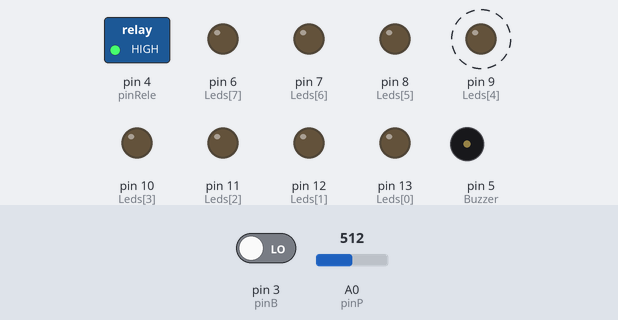
A sketch run on a simulated Arduino Uno, built with avr-gcc and run on an emulated ATmega328P. On the bench: switched loads named in the sketch (green lamp = pin HIGH), output pins drawn as LEDs (lit = HIGH), buzzer (waves = sounding, pin HIGH). Dashed ring = blinking. Inputs (shaded band) come from the test bench; at power-on: A0 (pinP) = 512, pin 3 (pinB) LOW.

Above: at 1.2 s.
1.3 s: A0 (pinP) set to 622
4.3 s: A0 (pinP) set to 647
At 4.75 s:
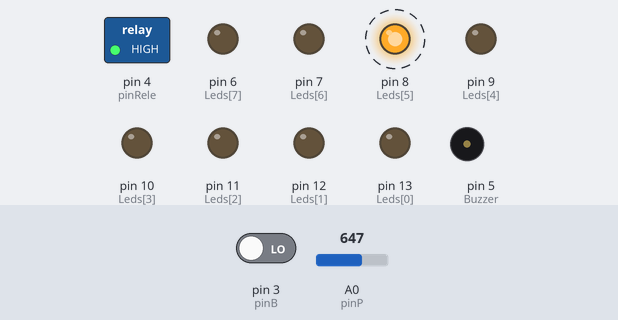
7.3 s: pin 3 (pinB) driven HIGH
At 8.9 s:
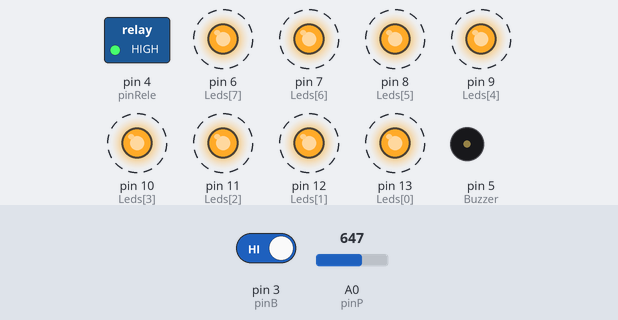
10.3 s: pin 3 (pinB) driven LOW
13.3 s: A0 (pinP) set to 511
At 13.75 s:
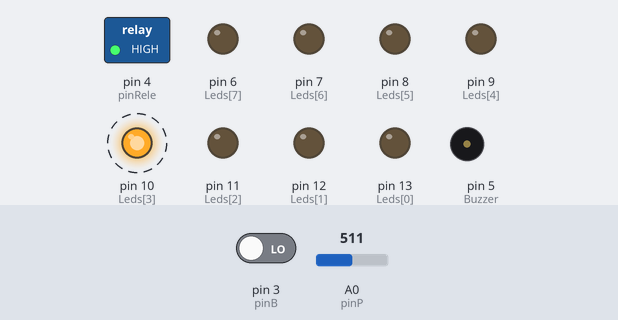
16.3 s: A0 (pinP) set to 394
19.3 s: A0 (pinP) set to 374
At 19.9 s:
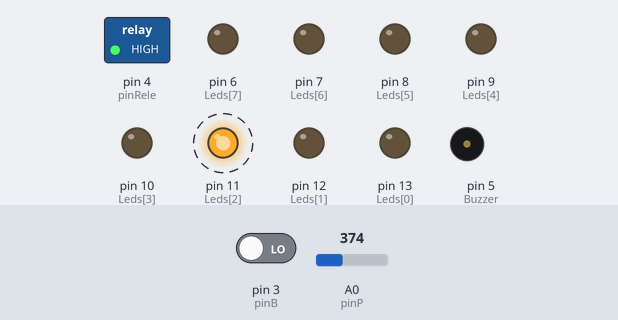
Timing chart, 0 to 23.3 s (numbered marks = the images above; inputs shaded):
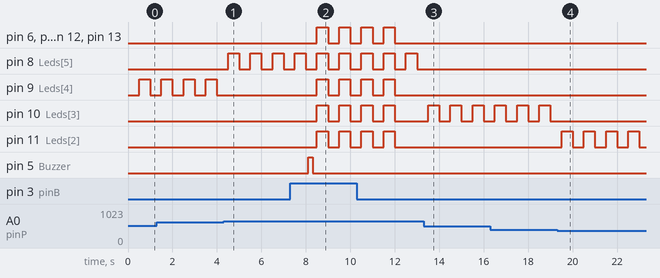

The sketch:

desafio_aprimorado_final.ino
```cpp
/*

                  FORMULÁRIO INICIAL:


  Autor: Marcos Henrique (Robótica e desafios)

  LINK:   https://www.youtube.com/channel/UC3ZaLCltfI-34EQaZmWFaeg?view_as=subscriber

 SKETCH:  desafio_aprimorado_final


 Data: 11/07/2019


    COMENTÁRIOS:

                             --dia 08/07/2019--

                       começei a adicionar a função que
                       regula o tempo de inatividade do
                       cliente ou usuário desse projeto
                       onde com um determinado tempo sem
                       tentar adicionar um numero ele zera
                       a variável posição responsável por
                       adicionar valor a senha tentativa
                       fazendo com que assim o utilizador
                       tenha mais segurança.


                              --dia 11/07/2019--


                       Finalizei o desafio por completo


*/

//------------------------BIBLIOTECAS-----------------------------


#include <EEPROM.h>//Biblioteca para usar a EEPROM para armazenar a senha

//-------------------------------------------------------

int atividade=10000;//TEMPO DE CONTROLE DA INATIVIDADE


//------------------------------DEFINIÇÕES ----------------------------


const byte qtPinosLEDS=8;//QUANTIDADE DE PINOS USADA NO ARRAY ABAIXO

byte Leds[qtPinosLEDS] = { 13 , 12  , 11 , 10 , 9 , 8 , 7 , 6  };//ARRAY DOS LEDS


#define espacoEEPROM 1000

//pino do potenciômetro:---------------------------------
#define pinP A0


// buzzer:----------------------------------------------
#define Buzzer 5


//pino do botao:-------------------------------------------
#define pinB 3

//pino da carga:------------------------------------------
#define pinRele 4


//-------------------------VARIÁVEIS GLOBAIS-----------------------------


//Quantidade de dígitos:

    const byte qtDigitos=5;


//array que vai armazenar a tentativa de senha:

   int senhaTentativa[qtDigitos]={0,0,0,0,0};


bool pausa;//VARIÁVEL USADA PARA ACIONAR O MODO SALVAR SENHA

int posicao=-1;//POSIÇÃO QUE SERÁ INCREMENTADA NO MODO TENTATIVA SENHA

int tempo= 500;//TEMPO DE PISCA

//----contagem - pisca----

bool piscada=false;
bool piscada2=false;
int valorAtual=0;
int valorAtual2=0;

//-----------------------

//VARIÁVEIS DE CONTROLE DE DEBOUNC E DE PISCA

bool valordasenha=false;

int mapeado;

int verifica;

unsigned long debouncB;

boolean estadoAnterior=HIGH;

unsigned long delayPisca;

int valorDebounc=200;

bool pronto=true;

bool estadoS=LOW;

int posicao2=0;

bool enquanto=false;

unsigned long tempo_atual=0;

unsigned long ultimo_tempo=0;


void setup() {

//------------------
Serial.begin(9600);
//------------------

  int np=0;

  while( np< qtPinosLEDS){//WHILE QUE VAI DEFINIR O MODO DOS PINOS DOS LEDS

pinMode(Leds[np], OUTPUT);
    np++;
  }


pinMode(pinB,INPUT);


pinMode(Buzzer,OUTPUT);
pinMode(pinRele,OUTPUT);


  digitalWrite(pinRele,!LOW);//O RELE POSSUI ESTADO INVERTIDO

}

void loop() {

  int lendo=analogRead(pinP);//LEITURA DO POTENCIOMETRO

mapeado=map(lendo,0,1023,1,9); //MAPEANDO A SUA POSICAO PARA QUANTIDADE DE LEDS
//========================================
bool estadoB=digitalRead(pinB);//LENDO O BOTAO
//======================================

int pino=digitalRead(3);

//===================================

tempo_atual=millis();//FAZENDO A CONTAGEM DE TEMPO APERTADO

//=======================================================
if(pino==0){//SETANDO O TEMPO QUE O BOTAO FOI APERTADO ATE QUE SE IGUALE A 1

ultimo_tempo=tempo_atual;


}


//---------------setando Variáveis de acordo com botão-------------------------------------------------------

if((pino==1)  && (tempo_atual-ultimo_tempo>1000)){//CASO SEJA PRESSIONADO POR 2 SEGUNDOS
    posicao=-1;
    piscada2=true;
    piscada=true;
    valorAtual=0;
    valorAtual2=0;
    pronto=false;
    pausa=false;

  enquanto=true;
  digitalWrite(Buzzer,LOW);
 digitalWrite(pinRele,!LOW);
  ultimo_tempo=tempo_atual;


}//SETA VARIÁVEIS DE CONTROLE PARA SALVAR A SENHA
////////////////--se pino for apertado e ficar 1 segundo pressionado--------------------
if(enquanto){

pisca(2);//FUNÇÃO QUE RECEBE PARAMETRO DE QUANTAS VEZES É PARA PISCAR


if(pausa==true){//adicona valor na senha


if((millis()-debouncB)>valorDebounc){//CONTROLE DO DEBOUNC

    if(estadoB && estadoAnterior){
      posicao2++;//POSICAO SOMA E ARMAZENA O VALOR DE MAPEADO NO BOTÃO
      EEPROM.write(posicao2,mapeado);


      debouncB=millis();//SETA O MILLIS();
    }


 if(posicao2==5){//se terminar aciona função que usa a senha


      pisca2(3);//FUNÇÃO QUE RECEBE PARAMETRO PARA MOSTRAR COM PISCAS QUE A SENHA FOI SALVA

       pronto=true;


    }

  }

     }


  }


//--------------------------------------------------------------------------------


if(pronto){// nessa função testa se a tentativa de senha é igual a senha

if((pino==0)&&(millis()-debouncB)>atividade){//SE FICAR INATIVO POR 10 SEGUNDOS :

verificaAtividade();//EXECUTA ESSA FUNÇÃO QUE ESTÁ MAIS ABAIXO

}


if((millis()-debouncB)>valorDebounc){

    if(pino && estadoAnterior){


      posicao++;//ARMAZENA VALOR NA TENTATIVA DE SENHA A PARTIR DO BOTÃO E DA POSIÇÃO DO POTENCIOMETRO

      senhaTentativa[posicao]=mapeado;

      debouncB=millis();
    }

////////////////controle da quantidade de caracteres armazenados e se a senha esta correta///////
 if(posicao==4){//QUANDO ATINGIR 4
  if(senhaTentativa[0]==EEPROM.read(1)){//VERIFICA SE O VALOR DA PRIMEIRA POSIÇÃO É IGUAL AO CADASTRADO NO 0
   if(senhaTentativa[1]==EEPROM.read(2)){//1
   if(senhaTentativa[2]==EEPROM.read(3)){//2
   if(senhaTentativa[3]==EEPROM.read(4)){//3
    if(senhaTentativa[4]==EEPROM.read(5)){//4 DO ARRAY


   digitalWrite(pinRele,!HIGH);// SE FOREM IGUAIS LIGA O RELE E DESLIGA O BUZZER
   digitalWrite(Buzzer,LOW);
      posicao=-1;//ALEM DE SETAR AS VARIÁVEIS DE POSIÇÃO
      enquanto=false;
    }

  }

     }


  }
     }
   }
     if(posicao==4){//se estiver errada liga o buzzer e desativa o rele
  if(senhaTentativa[0]!=EEPROM.read(1) || senhaTentativa[1]!=EEPROM.read(2) ||senhaTentativa[2]!=EEPROM.read(3) || senhaTentativa[3]!=EEPROM.read(4) || senhaTentativa[4]!=EEPROM.read(5)){
digitalWrite(Buzzer,HIGH);
digitalWrite(pinRele,!LOW);
posicao=-1;

  }
    }
     }

}


/////////////////////////////////////controle dos leds para que pisquem/////////////////

if(mapeado==1){//SE O POTENCIOMETRO ESTIVER NA POSICAO 0:
 if ((millis()-delayPisca)<tempo){


   digitalWrite(Leds[0],LOW);
   digitalWrite(Leds[7],LOW);


 }else if((millis()-delayPisca)<tempo*2){

  digitalWrite(Leds[0],HIGH);

 }else{
  delayPisca=millis();

  digitalWrite(Leds[0],LOW);
   digitalWrite(Leds[1],LOW);


}

}

//////////////////////////////////////////////////////////
if(mapeado==2){
 if ((millis()-delayPisca)<tempo){
  digitalWrite(Leds[0],LOW);
   digitalWrite(Leds[1],LOW);

 }else if((millis()-delayPisca)<tempo*2){

  digitalWrite(Leds[1],HIGH);

 }else{
  delayPisca=millis();
  digitalWrite(Leds[1],LOW);
   digitalWrite(Leds[2],LOW);


}
}

//////////////////////////////////////////////////////////
if(mapeado==3){
 if ((millis()-delayPisca)<tempo){
  digitalWrite(Leds[1],LOW);
   digitalWrite(Leds[2],LOW);


 }else if((millis()-delayPisca)<tempo*2){
  digitalWrite(Leds[2],HIGH);

 }else{
  delayPisca=millis();
  digitalWrite(Leds[2],LOW);
   digitalWrite(Leds[3],LOW);


}

}

//////////////////////////////////////////////////////////
if(mapeado==4){
 if ((millis()-delayPisca)<tempo){
  digitalWrite(Leds[2],LOW);

  digitalWrite(Leds[3],LOW);

 }else if((millis()-delayPisca)<tempo*2){
  digitalWrite(Leds[3],HIGH);

 }else{
  delayPisca=millis();
  digitalWrite(Leds[3],LOW);
  digitalWrite(Leds[4],LOW);


}

}

//////////////////////////////////////////////////////////
if(mapeado==5){
 if ((millis()-delayPisca)<tempo){
  digitalWrite(Leds[3],LOW);
  digitalWrite(Leds[4],LOW);

 }else if((millis()-delayPisca)<tempo*2){
  digitalWrite(Leds[4],HIGH);

 }else{
  delayPisca=millis();
  digitalWrite(Leds[4],LOW);
  digitalWrite(Leds[5],LOW);


}

}

//////////////////////////////////////////////////////////
if(mapeado==6){
 if ((millis()-delayPisca)<tempo){
   digitalWrite(Leds[4],LOW);
  digitalWrite(Leds[5],LOW);

 }else if((millis()-delayPisca)<tempo*2){
  digitalWrite(Leds[5],HIGH);

 }else{
  delayPisca=millis();
   digitalWrite(Leds[5],LOW);
  digitalWrite(Leds[6],LOW);


}

}

//////////////////////////////////////////////////////////
if(mapeado==7){
 if ((millis()-delayPisca)<tempo){
 digitalWrite(Leds[5],LOW);
  digitalWrite(Leds[6],LOW);

 }else if((millis()-delayPisca)<tempo*2){
  digitalWrite(Leds[6],HIGH);

 }else{
  delayPisca=millis();
  digitalWrite(Leds[6],LOW);
  digitalWrite(Leds[7],LOW);


}

}

//////////////////////////////////////////////////////////
if(mapeado==8){
 if ((millis()-delayPisca)<tempo){

   digitalWrite(Leds[6],LOW);

  digitalWrite(Leds[7],LOW);

 }else if((millis()-delayPisca)<tempo*2){
  digitalWrite(Leds[7],HIGH);

 }else{
  delayPisca=millis();
  digitalWrite(Leds[7],LOW);


}


}


 estadoAnterior=pinB;


}


void pisca (byte quantPisca){//______________FUNCÃO QUE PISCA O LED_______________

if(piscada==true){
if(quantPisca!=valorAtual){

if ((millis()-delayPisca)<tempo){//-----------pisca


for(int nl=0; nl < qtPinosLEDS;nl++){

  digitalWrite(Leds[nl],LOW);

}

 }else if((millis()-delayPisca)<tempo*2){


  for(int nD=0; nD < qtPinosLEDS;nD++){

  digitalWrite(Leds[nD],HIGH);

  }


 }else{
  valorAtual++;
  //pausa=true;
  delayPisca=millis();


  for(int nC; nC<qtPinosLEDS;nC++){

  digitalWrite(Leds[nC],LOW);

}


}


}

if (valorAtual==quantPisca){
  valorAtual=0;
  pausa=true;
 piscada=false;


}


}

}


void pisca2 (byte quantPisca2){//RECEBE UM PARAMETRO

Serial.println(valorAtual2);
if(piscada2==true){
if(quantPisca2!=valorAtual2){


if ((millis()-delayPisca)<tempo){//-----------pisca


for(int nl=0; nl < qtPinosLEDS;nl++){

  digitalWrite(Leds[nl],LOW);

}

 }else if((millis()-delayPisca)<tempo*2){


  for(int nD=0; nD < qtPinosLEDS;nD++){

  digitalWrite(Leds[nD],HIGH);

  }


 }else{
  valorAtual2++;
  //pausa=true;
  delayPisca=millis();


  for(int nC; nC<qtPinosLEDS;nC++){

  digitalWrite(Leds[nC],LOW);

}


}


}

if (valorAtual2==quantPisca2){

  valorAtual2=0;
  posicao2=0;
  enquanto=false;
  pronto=true;


      //valorAtual=0;
 piscada2=false;


}


}

}


void verificaAtividade  ( )  { //FUNÇÃO QUE VAI SETAR AS VARIÁVEIS PARA QUE ZERE AS SENHAS


    posicao=-1;
    for(byte zera=0; zera < 5;zera++){//FOR QUE ADICIONA 0 A TODAS AS POSIÇÕES DA SENHA TENTATIVA


      senhaTentativa[zera]=0;

    }
    debouncB=millis();


}


   ///////________________________-FIM DO DESAFIO :>-_________________________________________////////
```

Measured:
- the behaviour switches between 639 and 640 on A0 (pinP) (found by bisection; images 0 and 1)
- the behaviour switches between 384 and 383 on A0 (pinP) (found by bisection; images 3 and 4)
- after the input at 4.3 s, pin 8 (Leds[5]): alternates HIGH for 0.50 s and LOW for 0.50 s, starting after 0.20 s; pin 9 (Leds[4]): stops changing and stays LOW
- after the input at 7.3 s, pin 6 (Leds[7]), pin 7 (Leds[6]), pin 9 (Leds[4]), pin 10 (Leds[3]), pin 11 (Leds[2]), pin 12 (Leds[1]), pin 13 (Leds[0]): alternates HIGH for 0.50 s and LOW for 0.50 s, starting after 1.2 s; pin 5 (Buzzer): LOW → HIGH after 0.80 s, → LOW 0.20 s later
- after the input at 13.3 s, pin 8 (Leds[5]): stops changing and stays LOW; pin 10 (Leds[3]): alternates HIGH for 0.50 s and LOW for 0.50 s, starting after 0.20 s
- after the input at 19.3 s, pin 10 (Leds[3]): stops changing and stays LOW; pin 11 (Leds[2]): alternates HIGH for 0.50 s and LOW for 0.50 s, starting after 0.20 s
- by itself, pin 9 (Leds[4]): alternates HIGH for 0.50 s and LOW for 0.50 s
